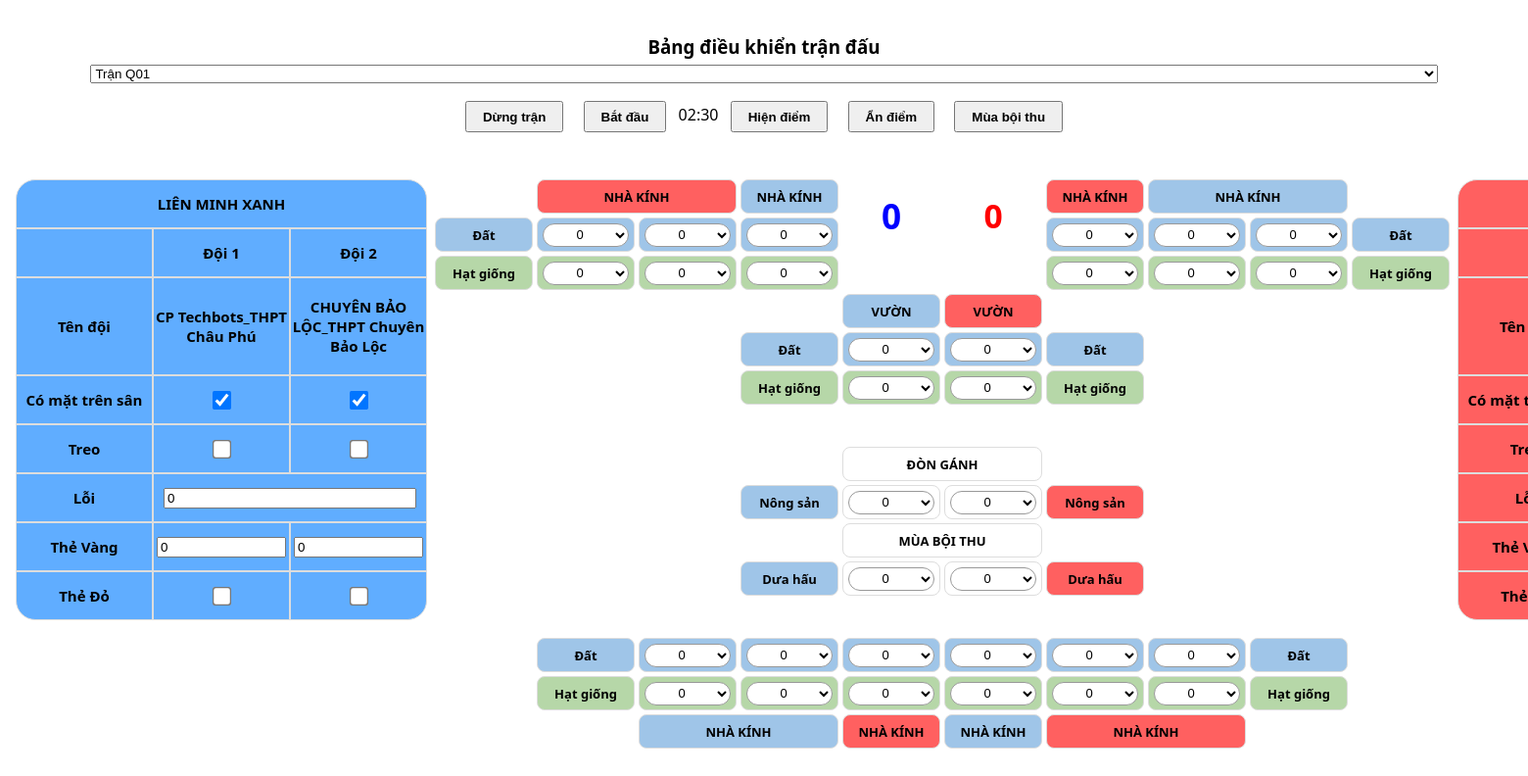
Before: / with the older database file.
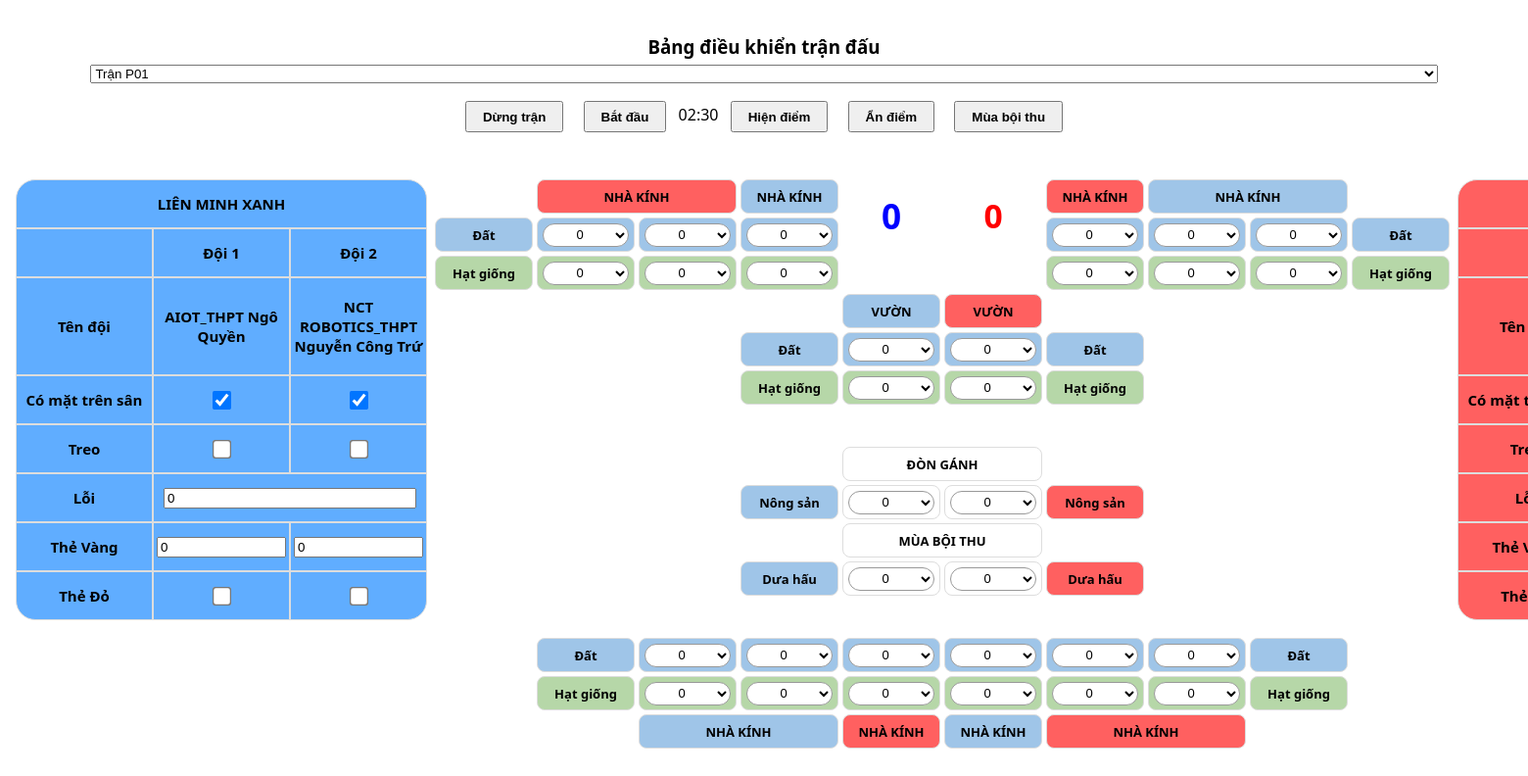
After: the same page with the newer database file.
### app.py (models this page shows)
class Schedule(db.Model):
    id = db.Column(db.Integer, primary_key=True)
    matchNumber = db.Column(db.String(10))
    blueTeam1 = db.Column(db.String(64))
    blueTeam2 = db.Column(db.String(64))
    redTeam1 = db.Column(db.String(64))
    redTeam2 = db.Column(db.String(64))
    field = db.Column(db.Integer)
    round = db.Column(db.Integer)
    def to_dict(self):
        return {
            'id': self.id,
            'matchNumber': self.matchNumber,
            'blueTeam1': self.blueTeam1,
            'blueTeam2': self.blueTeam2,
            'redTeam1': self.redTeam1,
            'redTeam2': self.redTeam2,
            'field': self.field,
            'round': self.round
        }

### app.py (the view)
@app.route('/')
def index():
    return match_control_field('field-one')

### templates/match_control.html (shortened to what this page needs)
<!DOCTYPE html>
<html lang="vi">
<head>
</head>
<body>
  <div class="match-controls">
    <h3>Bảng điều khiển trận đấu
      <select id="matchNumber">
        {% if all_matches %}
          {% set default_selected_match_number = match.matchNumber if match.matchNumber else all_matches[0].matchNumber %}
          {% for m in all_matches %}
            <option value="{{ m.matchNumber }}" {% if m.matchNumber == default_selected_match_number %}selected{% endif %}>
              Trận {{ m.matchNumber }}
            </option>
          {% endfor %}
        {% else %}
          <option value="">-- Không có trận đấu --</option>
        {% endif %}
      </select>
    </h3>
    <button id="toggleStopBtn">Dừng trận</button>
    <button id="startBtn">Bắt đầu</button>
    <span id="countdown">02:30</span>
    <button id="showScore" onclick="saveTempScore()">Hiện điểm</button>
    <button id="hideScore" onclick="socket.emit('hide_score_request', {field_id: FIELD_ID})">Ẩn điểm</button>
    <button id="bumperButton" onclick="bumper()">Mùa bội thu</button>
  </div>
  <div class="overall-layout">
    <div class="field-grid-alliance">
        <div class="cell-al blue-2" style="grid-column: 1 / 4; grid-row: 1; border-top-right-radius: 20px; border-top-left-radius: 20px;">LIÊN MINH XANH</div>
        <div class="cell-al blue-2" style="grid-column: 1; grid-row: 2"></div>
        <div class="cell-al blue-2" style="grid-column: 2; grid-row: 2">Đội 1</div>
        <div class="cell-al blue-2" style="grid-column: 3; grid-row: 2">Đội 2</div>
        <div class="cell-al blue-2" style="grid-column: 1; grid-row: 3 / 5">Tên đội</div>
        <div class="cell-al blue-2" style="grid-column: 2; grid-row: 3 / 5" id="blueTeam1">{{ match.blueTeam1 }}</div>
        <div class="cell-al blue-2" style="grid-column: 3; grid-row: 3 / 5" id="blueTeam2">{{ match.blueTeam2 }}</div>
        <div class="cell-al blue-2" style="grid-column: 1; grid-row: 5">Có mặt trên sân</div>
        <div class="cell-al blue-2" style="grid-column: 2; grid-row: 5"><input type="checkbox" checked id="blue1Show"></div>
        <div class="cell-al blue-2" style="grid-column: 3; grid-row: 5"><input type="checkbox" checked id="blue2Show"></div>
        <div class="cell-al blue-2" style="grid-column: 1; grid-row: 6">Treo</div>
        <div class="cell-al blue-2" style="grid-column: 2; grid-row: 6"><input type="checkbox" id="blue1Hang"></div>
        <div class="cell-al blue-2" style="grid-column: 3; grid-row: 6"><input type="checkbox" id="blue2Hang"></div>
        <div class="cell-al blue-2" style="grid-column: 1; grid-row: 7">Lỗi</div>
        <div class="cell-al blue-2" style="grid-column: 2 / 4; grid-row: 7"><input type="number" id="blueFouls" min="0" value="0"></div>
        <div class="cell-al blue-2" style="grid-column: 1; grid-row: 8">Thẻ Vàng</div>
        <div class="cell-al blue-2" style="grid-column: 2; grid-row: 8"><input type="number" id="blue1YellowCard" min="0" value="0"></div>
        <div class="cell-al blue-2" style="grid-column: 3; grid-row: 8"><input type="number" id="blue2YellowCard" min="0" value="0"></div>
        <div class="cell-al blue-2" style="grid-column: 1; grid-row: 9; border-bottom-left-radius: 20px;">Thẻ Đỏ</div>
        <div class="cell-al blue-2" style="grid-column: 2; grid-row: 9"><input type="checkbox" id="blue1RedCard"></div>
        <div class="cell-al blue-2" style="grid-column: 3; grid-row: 9; border-bottom-right-radius: 20px;"><input type="checkbox" id="blue2RedCard"></div>
      </div>
    <div>
      <div class="field-grid">
        <div class="cell red title" style="grid-column: 2 / span 2; grid-row: 1">NHÀ KÍNH</div>
        <div class="cell blue title" style="grid-column: 4; grid-row: 1">NHÀ KÍNH</div>
        <div class="cell score-display" id="blueScore"
             style="grid-column: 5; grid-row: 1 / span 2; color: blue; font-size: 2.2rem; font-weight: bold; border: none;">
          0
        </div>
        <div class="cell score-display" id="redScore"
             style="grid-column: 6; grid-row: 1 / span 2; color: red; font-size: 2.1rem; font-weight: bold; border: none;">
          0
        </div>
        <div class="cell red title" style="grid-column: 7; grid-row: 1">NHÀ KÍNH</div>
        <div class="cell blue title" style="grid-column: 8 / span 2; grid-row: 1">NHÀ KÍNH</div>
        <div class="cell blue title" style="grid-column: 1; grid-row: 2">Đất</div>
        <div class="cell green title" style="grid-column: 1; grid-row: 3">Hạt giống</div>
        <div class="cell blue" style="grid-column: 2; grid-row: 2">
          <select id="GHRed1_Dirt">
            <option value="0">0</option>
          </select>
        </div>
        <div class="cell blue" style="grid-column: 3; grid-row: 2">
          <select id="GHRed2_Dirt">
            <option value="0">0</option>
          </select>
        </div>
        <div class="cell blue" style="grid-column: 4; grid-row: 2">
          <select id="GHBlue1_Dirt">
            <option value="0">0</option>
          </select>
        </div>
        <div class="cell blue" style="grid-column: 7; grid-row: 2">
          <select id="GHRed3_Dirt">
            <option value="0">0</option>
          </select>
        </div>
        <div class="cell blue" style="grid-column: 8; grid-row: 2">
          <select id="GHBlue2_Dirt">
            <option value="0">0</option>
          </select>
        </div>
        <div class="cell blue" style="grid-column: 9; grid-row: 2">
          <select id="GHBlue3_Dirt">
            <option value="0">0</option>
          </select>
        </div>
        <div class="cell green" style="grid-column: 2; grid-row: 3">
          <select id="GHRed1_Seed">
            <option value="0">0</option>
          </select>
        </div>
        <div class="cell green" style="grid-column: 3; grid-row: 3">
          <select id="GHRed2_Seed">
            <option value="0">0</option>
          </select>
        </div>
        <div class="cell green" style="grid-column: 4; grid-row: 3">
          <select id="GHBlue1_Seed">
            <option value="0">0</option>
          </select>
        </div>
        <div class="cell green" style="grid-column: 7; grid-row: 3">
          <select id="GHRed3_Seed">
            <option value="0">0</option>
          </select>
        </div>
        <div class="cell green" style="grid-column: 8; grid-row: 3">
          <select id="GHBlue2_Seed">
            <option value="0">0</option>
          </select>
        </div>
        <div class="cell green" style="grid-column: 9; grid-row: 3">
          <select id="GHBlue3_Seed">
            <option value="0">0</option>
          </select>
        </div>
        <div class="cell blue title" style="grid-column: 10; grid-row: 2">Đất</div>
        <div class="cell green title" style="grid-column: 10; grid-row: 3">Hạt giống</div>
        <div class="cell blue title" style="grid-column: 5; grid-row: 4">VƯỜN</div>
        <div class="cell red title" style="grid-column: 6; grid-row: 4">VƯỜN</div>
        <div class="cell blue" style="grid-column: 5; grid-row: 5">
          <select id="blueGardenDirt">
            <option value="0">0</option>
          </select>
        </div>
        <div class="cell blue" style="grid-column: 6; grid-row: 5">
          <select id="redGardenDirt">
            <option value="0">0</option>
          </select>
        </div>
        <div class="cell green" style="grid-column: 5; grid-row: 6">
          <select id="blueGardenSeed">
            <option value="0">0</option>
          </select>
        </div>
        <div class="cell green" style="grid-column: 6; grid-row: 6">
          <select id="redGardenSeed">
            <option value="0">0</option>
          </select>
        </div>
        <div class="cell blue title" style="grid-column: 4; grid-row: 5">Đất</div>
        <div class="cell green title" style="grid-column: 4; grid-row: 6">Hạt giống</div>
        <div class="cell blue title" style="grid-column: 7; grid-row: 5">Đất</div>
        <div class="cell green title" style="grid-column: 7; grid-row: 6">Hạt giống</div>
        <div class="cell title" style="grid-column: 5 / span 2; grid-row: 8">ĐÒN GÁNH</div>
        <div class="cell blue title" style="grid-column: 4; grid-row: 9">Nông sản</div>
        <div class="cell" style="grid-column: 5; grid-row: 9">
          <select id="blueHarvest">
            <option value="0">0</option>
          </select>
        </div>
        <div class="cell" style="grid-column: 6; grid-row: 9">
          <select id="redHarvest">
            <option value="0">0</option>
          </select>
        </div>
        <div class="cell red title" style="grid-column: 7; grid-row: 9">Nông sản</div>
        <div class="cell title" style="grid-column: 5 / span 2; grid-row: 10">MÙA BỘI THU</div>
        <div class="cell blue title" style="grid-column: 4; grid-row: 11">Dưa hấu</div>
        <div class="cell" style="grid-column: 5; grid-row: 11">
          <select id="blueBumperCrop">
            <option value="0">0</option>
          </select>
        </div>
        <div class="cell" style="grid-column: 6; grid-row: 11">
          <select id="redBumperCrop">
            <option value="0">0</option>
          </select>
        </div>
        <div class="cell red title" style="grid-column: 7; grid-row: 11">Dưa hấu</div>
        <div class="cell blue title" style="grid-column: 2; grid-row: 13">Đất</div>
        <div class="cell green title" style="grid-column: 2; grid-row: 14">Hạt giống</div>
        <div class="cell blue" style="grid-column: 3; grid-row: 13">
          <select id="GHBlue4_Dirt">
            <option value="0">0</option>
          </select>
        </div>
        <div class="cell blue" style="grid-column: 4; grid-row: 13">
          <select id="GHBlue5_Dirt">
            <option value="0">0</option>
          </select>
        </div>
        <div class="cell blue" style="grid-column: 5; grid-row: 13">
          <select id="GHRed4_Dirt">
            <option value="0">0</option>
          </select>
        </div>
        <div class="cell blue" style="grid-column: 6; grid-row: 13">
          <select id="GHBlue6_Dirt">
            <option value="0">0</option>
          </select>
        </div>
        <div class="cell blue" style="grid-column: 7; grid-row: 13">
          <select id="GHRed5_Dirt">
            <option value="0">0</option>
          </select>
        </div>
        <div class="cell blue" style="grid-column: 8; grid-row: 13">
          <select id="GHRed6_Dirt">
            <option value="0">0</option>
          </select>
        </div>
        <div class="cell green" style="grid-column: 3; grid-row: 14">
          <select id="GHBlue4_Seed">
            <option value="0">0</option>
          </select>
        </div>
        <div class="cell green" style="grid-column: 4; grid-row: 14">
          <select id="GHBlue5_Seed">
            <option value="0">0</option>
          </select>
        </div>
        <div class="cell green" style="grid-column: 5; grid-row: 14">
          <select id="GHRed4_Seed">
            <option value="0">0</option>
          </select>
        </div>
        <div class="cell green" style="grid-column: 6; grid-row: 14">
          <select id="GHBlue6_Seed">
            <option value="0">0</option>
          </select>
        </div>
        <div class="cell green" style="grid-column: 7; grid-row: 14">
          <select id="GHRed5_Seed">
            <option value="0">0</option>
          </select>
        </div>
        <div class="cell green" style="grid-column: 8; grid-row: 14">
          <select id="GHRed6_Seed">
            <option value="0">0</option>
          </select>
        </div>
        <div class="cell blue title" style="grid-column: 9; grid-row: 13">Đất</div>
        <div class="cell green title" style="grid-column: 9; grid-row: 14">Hạt giống</div>
        <div class="cell blue title" style="grid-column: 3 / span 2; grid-row: 15">NHÀ KÍNH</div>
        <div class="cell red title" style="grid-column: 5; grid-row: 15">NHÀ KÍNH</div>
        <div class="cell blue title" style="grid-column: 6; grid-row: 15">NHÀ KÍNH</div>
        <div class="cell red title" style="grid-column: 7 / span 2; grid-row: 15">NHÀ KÍNH</div>
      </div>
    </div>
    <div>
      <div class="field-grid-alliance">
        <div class="cell-al red" style="grid-column: 1 / 4; grid-row: 1; border-top-right-radius: 20px; border-top-left-radius: 20px;">LIÊN MINH ĐỎ</div>
        <div class="cell-al red" style="grid-column: 1; grid-row: 2"></div>
        <div class="cell-al red" style="grid-column: 1; grid-row: 3 / 5">Tên đội</div>
        <div class="cell-al red" style="grid-column: 1; grid-row: 5">Có mặt trên sân</div>
        <div class="cell-al red" style="grid-column: 1; grid-row: 6">Treo</div>
        <div class="cell-al red" style="grid-column: 1; grid-row: 7">Lỗi</div>
        <div class="cell-al red" style="grid-column: 1; grid-row: 8">Thẻ Vàng</div>
        <div class="cell-al red" style="grid-column: 1; grid-row: 9; border-bottom-left-radius: 20px;">Thẻ Đỏ</div>
      </div>
    </div>
  </div>
</body>
</html>

### templates/match_control.html (style rules this page uses)
body { font-family: 'Segoe UI', sans-serif; background-color: white; margin: 0; padding: 1rem; }
.overall-layout { display: flex; justify-content: space-between; gap: 0.5rem; }
select, input[type="text"], input[type="number"] { width: 90%; }
input[type="checkbox"] { transform: scale(1.5); margin: 0.5rem; }
.match-controls { text-align: center; margin-bottom: 1rem; }
.match-controls button { margin: 0 0.5rem; padding: 0.4rem 1rem; font-weight: bold; }
.field-grid { display: grid; grid-template-columns: repeat(10, 100px); grid-template-rows: repeat(15, 35px); gap: 4px; justify-content: center; margin: 2rem 0 0; flex-grow: 1; }
.field-grid-alliance { display: grid; grid-template-columns: repeat(3, 140px); grid-template-rows: repeat(9, 50px); justify-content: center; margin: 2rem 0 0; box-sizing: border-box; font-weight: bold; }
.cell { display: flex; align-items: center; justify-content: center; border-radius: 8px; font-size: 13px; border: 1px solid #ddd; text-align: center; }
.cell-al { display: flex; align-items: center; justify-content: center; font-size: 15px; border: 1px solid #ddd; text-align: center; }
.cell select { width: 90%; height: 24px; border-radius: 999px; border: 1px solid #999; background-color: white; text-align: center; font-size: 13px; padding: 2px 6px; }
.blue-2 { background-color: #60adff; }
.blue { background-color: #9fc5e8; }
.green { background-color: #b6d7a8; }
.red { background-color: #ff6060; }
.title { font-weight: bold; }

Changed rows visible on the page:
changed Schedule: blueTeam1 "CP Techbots_THPT Châu Phú" → "AIOT_THPT Ngô Quyền"; blueTeam2 "CHUYÊN BẢO LỘC_THPT Chuyên Bảo Lộc" → "NCT ROBOTICS_THPT Nguyễn Công Trứ"
Other visible differences:
form field value: "Trận Q01" → "Trận P01"
